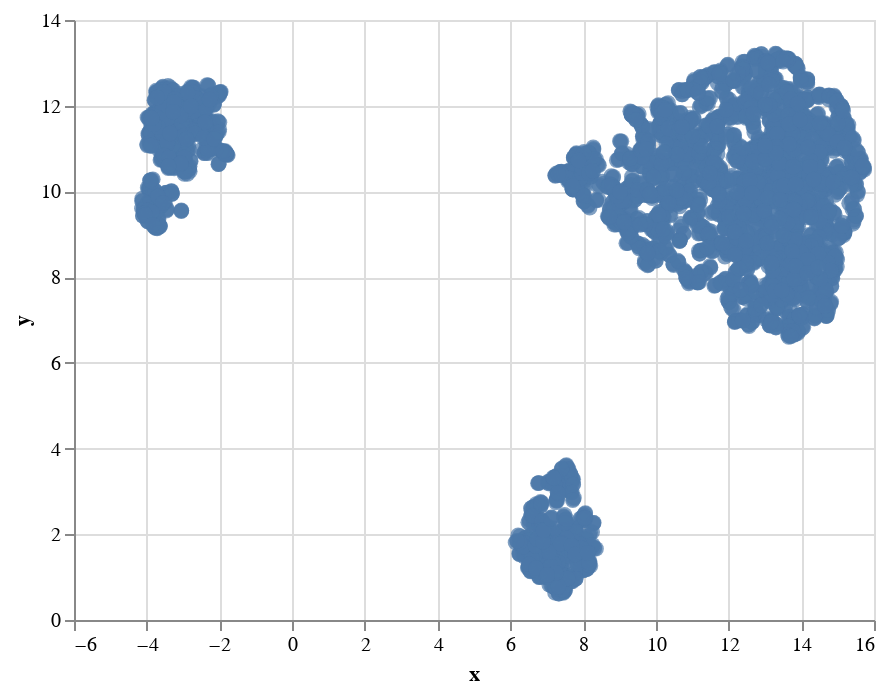

Notebook code cell kept with this figure:
### Code cell
alt.Chart(vis_data).mark_circle(size=60).encode(
    x='x',
    y='y',
    tooltip=['EmployeeID', 'Department']
).interactive()

### Figure 1 — Vega-Lite specification as saved in the notebook (floating-point values rounded to 4 significant figures; data arrays with more than 128 entries replaced by an {"elided": "..."} marker saying what was removed)
{"config": {"view": {"continuousWidth": 400, "continuousHeight": 300}}, "data": {"name": "data-8cb6b8317b36c9806f18121b284be599"}, "mark": {"type": "circle", "size": 60}, "encoding": {"tooltip": [{"field": "EmployeeID", "type": "quantitative"}, {"field": "Department", "type": "nominal"}], "x": {"field": "x", "type": "quantitative"}, "y": {"field": "y", "type": "quantitative"}}, "selection": {"selector005": {"type": "interval", "bind": "scales", "encodings": ["x", "y"]}}, "$schema": "https://vega.github.io/schema/vega-lite/v4.17.0.json", "datasets": {"data-8cb6b8317b36c9806f18121b284be599": {"elided": "4300 records"}}}
